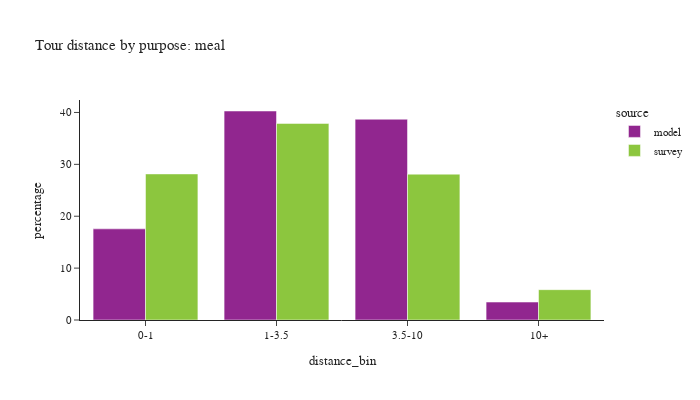

Notebook code cell kept with this figure:
### Code cell
plot_bins(tour, tour['pdpurp'] == 6, 'meal')

### Figure 1 — Plotly figure (JSON) as saved in the notebook; plotly's stock layout.template omitted (floating-point values rounded to 4 significant figures)
{"data": [{"alignmentgroup": "True", "customdata": [[57063], [130867], [125714], [11236]], "hovertemplate": "source=model<br>distance_bin=%{x}<br>percentage=%{y}<br>sample count=%{customdata[0]}<extra></extra>", "legendgroup": "model", "marker": {"color": "#91268F", "pattern": {"shape": ""}}, "name": "model", "offsetgroup": "model", "orientation": "v", "showlegend": true, "textposition": "auto", "type": "bar", "x": ["0-1", "1-3.5", "3.5-10", "10+"], "xaxis": "x", "y": [17.56, 40.28, 38.7, 3.459], "yaxis": "y"}, {"alignmentgroup": "True", "customdata": [[268], [261], [196], [76]], "hovertemplate": "source=survey<br>distance_bin=%{x}<br>percentage=%{y}<br>sample count=%{customdata[0]}<extra></extra>", "legendgroup": "survey", "marker": {"color": "#8CC63E", "pattern": {"shape": ""}}, "name": "survey", "offsetgroup": "survey", "orientation": "v", "showlegend": true, "textposition": "auto", "type": "bar", "x": ["0-1", "1-3.5", "3.5-10", "10+"], "xaxis": "x", "y": [28.15, 37.89, 28.11, 5.848], "yaxis": "y"}], "layout": {"barmode": "group", "font": {"size": 11}, "height": 400, "legend": {"title": {"text": "source"}, "tracegroupgap": 0}, "title": {"text": "Tour distance by purpose: meal"}, "width": 700, "xaxis": {"anchor": "y", "domain": [0.0, 1.0], "title": {"text": "distance_bin"}}, "yaxis": {"anchor": "x", "domain": [0.0, 1.0], "title": {"text": "percentage"}}}}
